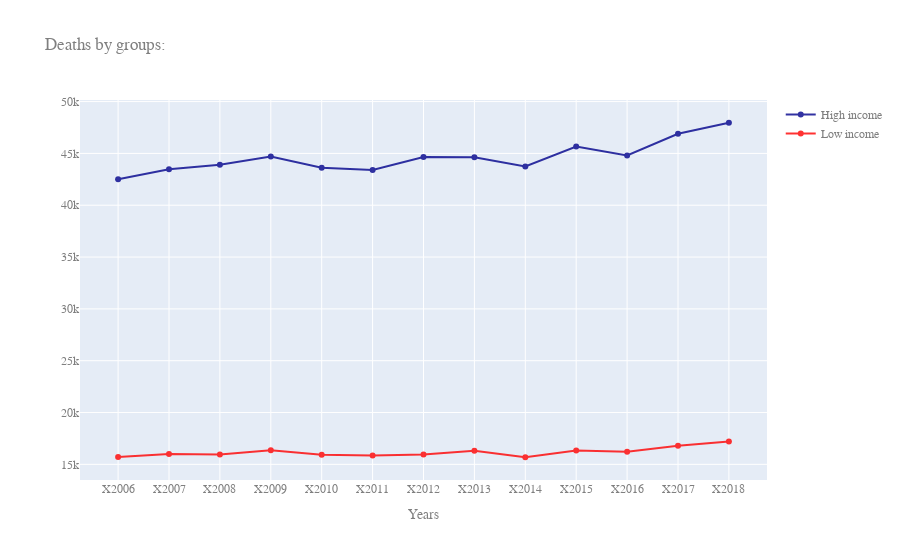

Notebook cell for this chart:
### Markdown cell above
1) Deaths:

### Code cell
df = pd.DataFrame(pd.read_csv("~/Desktop/Micro project/deaths.groups.csv", 
                              index_col=0))[['Year', 'Rich', 'Avg', 'Poor']].copy()

fig = go.Figure()


fig.add_trace(go.Scatter(
                x=df.Year,
                y=df['Rich'],
                name="High income",
                line_color='darkblue',
                opacity=0.8))

fig.add_trace(go.Scatter(
                x=df.Year,
                y=df['Poor'],
                name="Low income",
                line_color='red',
                opacity=0.8))


fig.update_layout(title="Deaths by groups:",
    xaxis_title="Years",
    font=dict(
        family="Courier New, monospace, bold",
        color="#7f7f7f"
    )
)

fig.show()

### Figure 1 — Plotly figure (JSON) as saved in the notebook; plotly's stock layout.template omitted (floating-point values rounded to 4 significant figures)
{"data": [{"line": {"color": "darkblue"}, "name": "High income", "opacity": 0.8, "type": "scatter", "x": ["X2006", "X2007", "X2008", "X2009", "X2010", "X2011", "X2012", "X2013", "X2014", "X2015", "X2016", "X2017", "X2018"], "y": [42500.0, 43460.0, 43910.0, 44690.0, 43610.0, 43395, 44640.0, 44638, 43745, 45660.0, 44797, 46893, 47960.0]}, {"line": {"color": "red"}, "name": "Low income", "opacity": 0.8, "type": "scatter", "x": ["X2006", "X2007", "X2008", "X2009", "X2010", "X2011", "X2012", "X2013", "X2014", "X2015", "X2016", "X2017", "X2018"], "y": [15719, 15995, 15960, 16350.0, 15931, 15856, 15940.0, 16308, 15685, 16330.0, 16211, 16792, 17208]}], "layout": {"font": {"color": "#7f7f7f", "family": "Courier New, monospace, bold"}, "title": {"text": "Deaths by groups:"}, "xaxis": {"title": {"text": "Years"}}}}
